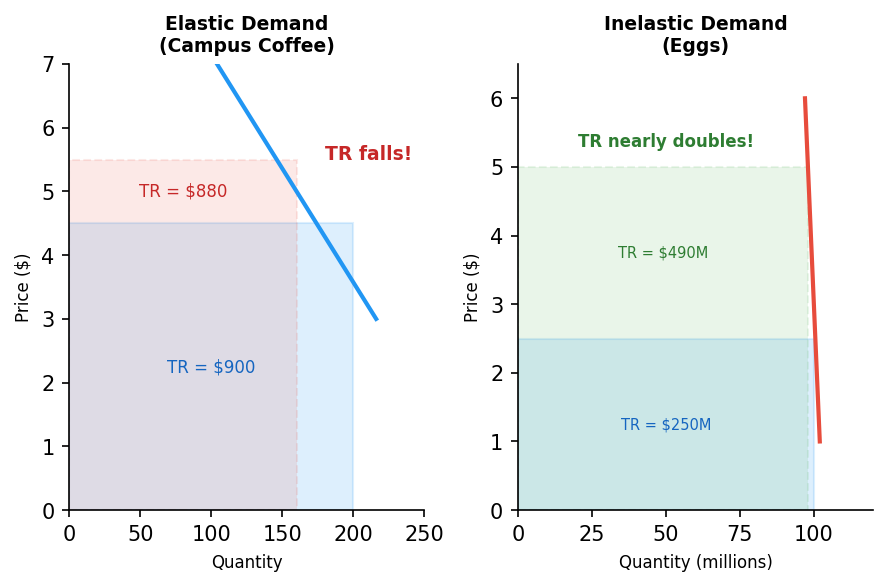

Write the Python code that produced this figure.
"""Total revenue rectangles: elastic vs inelastic demand, before/after price change."""
import matplotlib
matplotlib.use('Agg')
import matplotlib.pyplot as plt
import matplotlib.patches as mpatches
import numpy as np

fig, axes = plt.subplots(1, 2, figsize=(6, 4))

# --- Panel 1: Elastic Demand (Campus Coffee) ---
ax = axes[0]
ax.set_title('Elastic Demand\n(Campus Coffee)', fontsize=9, weight='bold')

# Demand curve (steep = elastic for visual, but we show quantities changing a lot)
p_range = np.linspace(3, 7, 100)
q_range = 300 - 28 * p_range  # elastic: big Q change

ax.plot(q_range, p_range, color='#2196F3', linewidth=2)

# Before: P=4.50, Q=200
rect_before = mpatches.FancyBboxPatch((0, 0), 200, 4.50, boxstyle="square,pad=0",
                                       facecolor='#2196F3', alpha=0.15, edgecolor='#2196F3', linewidth=1)
ax.add_patch(rect_before)
ax.text(100, 2.25, 'TR = $900', ha='center', va='center', fontsize=8, color='#1565c0')

# After: P=5.50, Q=160
rect_after = mpatches.FancyBboxPatch((0, 0), 160, 5.50, boxstyle="square,pad=0",
                                      facecolor='#e74c3c', alpha=0.12, edgecolor='#e74c3c',
                                      linewidth=1, linestyle='--')
ax.add_patch(rect_after)
ax.text(80, 5.0, 'TR = $880', ha='center', va='center', fontsize=8, color='#c62828')

ax.annotate('TR falls!', xy=(180, 5.5), fontsize=9, color='#c62828', weight='bold')

ax.set_xlim(0, 250)
ax.set_ylim(0, 7)
ax.set_xlabel('Quantity', fontsize=8)
ax.set_ylabel('Price ($)', fontsize=8)
ax.spines['top'].set_visible(False)
ax.spines['right'].set_visible(False)

# --- Panel 2: Inelastic Demand (Eggs) ---
ax = axes[1]
ax.set_title('Inelastic Demand\n(Eggs)', fontsize=9, weight='bold')

# Nearly vertical demand curve
p_range2 = np.linspace(1, 6, 100)
q_range2 = 103 - 1.0 * p_range2  # inelastic: tiny Q change

ax.plot(q_range2, p_range2, color='#e74c3c', linewidth=2)

# Before: P=2.50, Q=100
rect_before2 = mpatches.FancyBboxPatch((0, 0), 100, 2.50, boxstyle="square,pad=0",
                                        facecolor='#2196F3', alpha=0.15, edgecolor='#2196F3', linewidth=1)
ax.add_patch(rect_before2)
ax.text(50, 1.25, 'TR = $250M', ha='center', va='center', fontsize=7, color='#1565c0')

# After: P=5.00, Q=98
rect_after2 = mpatches.FancyBboxPatch((0, 0), 98, 5.00, boxstyle="square,pad=0",
                                       facecolor='#4caf50', alpha=0.12, edgecolor='#4caf50',
                                       linewidth=1, linestyle='--')
ax.add_patch(rect_after2)
ax.text(49, 3.75, 'TR = $490M', ha='center', va='center', fontsize=7, color='#2e7d32')

ax.annotate('TR nearly doubles!', xy=(50, 5.3), fontsize=8, color='#2e7d32', weight='bold',
            ha='center')

ax.set_xlim(0, 120)
ax.set_ylim(0, 6.5)
ax.set_xlabel('Quantity (millions)', fontsize=8)
ax.set_ylabel('Price ($)', fontsize=8)
ax.spines['top'].set_visible(False)
ax.spines['right'].set_visible(False)

plt.tight_layout()
plt.savefig('figures/figure_002_total_revenue.png', dpi=150, bbox_inches='tight',
            facecolor='white', edgecolor='none')
plt.close()
print("OK: figure_002_total_revenue.png")
